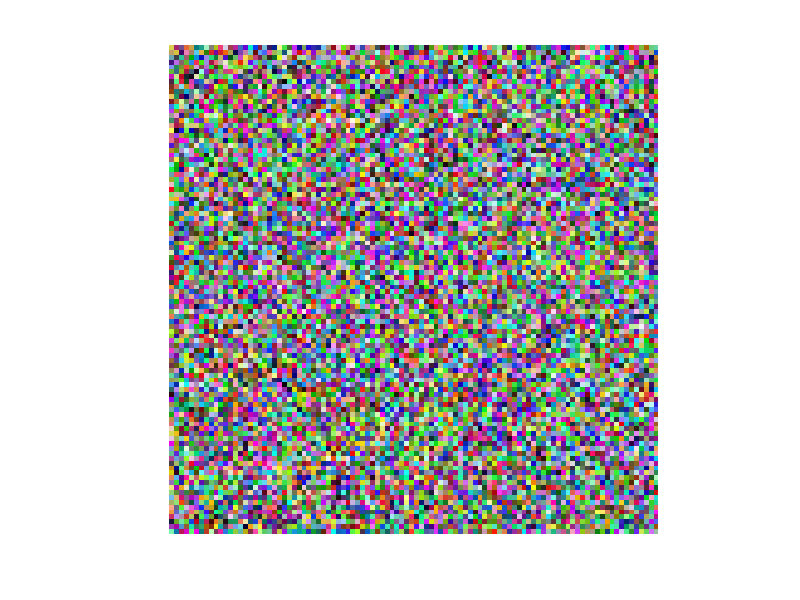

This chart was generated by the following MATLAB code:
% Data Structures and Clsses of Objects
clear; close all; clc

% Secara default Matlab akan menggunakan tipe data double
minval = realmin('double'); % smallest
maxval = realmax('double'); % largest

sin(pi); % ga nol (cuma nilai terdekat dari nol)

%%

clear
rng(0)% biar sama
A = rand(3, 4); % 3 x 4 matrix with uniformly distributed random numbers within the open interval [0.1]
% secara default akan berupa nilai A lima digit

format long
A;  % 16-digits double-precisions (ga ngaruh di presisi komputasinya cuma tampilan saja).

% ini baru ngubah presisi data
B = single(A); % bagus dipakai kalau ngurusin data raksasa
%whos

format short
A(1,3) = 4i + 3; % maksa ngubah seluruh data di A jadi kompleks
%whos

%%
clear; clc

rng(0)
% random numbers within interval [0, 255]
I1  = 255 * rand(100,100); 
I2 = 255 * rand(100, 100);
I3 = 255 * rand(100,100);

I = cat(3, I1,I2,I3);

% biar ga kegedean di bulatkan ke integer near the endpoint 
I = uint8(I);
imshow(I); % digunakan untuk menampilkan citra dari array 3 dim

%%
% Structure arrays

sample_1.location = 'Karangsambung';
sample_1.date = date;
sample_1.image = I;
sample_1.geochemistry = rand(10,10);

%sample_1.date %contains current date

sample_1

%% 
% Cell arrays
C = {'Karangsambung' date  I rand(10,10)};

